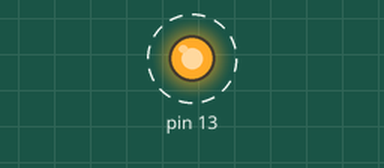
This sketch was run on a simulated Arduino Uno, built with avr-gcc and run on an emulated ATmega328P. Shown: output pins drawn as LEDs (lit = HIGH). Dashed ring = blinking. Random numbers use the default seed unless the sketch sets one.

Above: at 0.2 s.
Timing chart, 0 to 3.0 s (numbered marks = the images above):
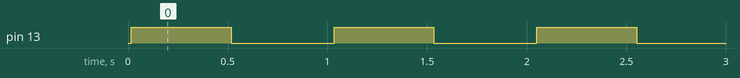

Measured:
- by itself, pin 13: alternates HIGH for 0.50 s and LOW for 0.52 s

The sketch:

cfa_crc_arduino_example.ino
```cpp
/*
 Crystalfontz CFA835 Serial Interfacing Example.

 Hardware connection:
 * Connect the serial RX pin on the Arduino to the serial
     TX pin on the CFA835 (pin 2 on the H1 connector).
 * Connect the serial TX pin on the Arduino to the serial
     RX pin on the CFA835 (pin 1 on the H1 connector).
 * Connect GND on the Arduino to GND on the CFA835 (pin 15
     on the H1 connector, or any of the other GND points).

 See the Arduino manual for the appropriate RX & TX pins
 for your specific board.
 The example below was tested on an Arduino UNO.

 CFA835 Setup:
 The CFA835 serial port needs to be setup for 9600 baud.
 * Plug the CFA835 into your PC's USB port.
 * Run cfTest, and connect to the CFA835
 * Select "Interface Options" in the "Packet Type" list.
 * Enter "\000\047\002" in the Data entry box (no quotes)
     and click the "Send Packet" button. You should see
     a "33 (ack)" "NO DATA" in the Packet Flow list which
     means the CFA835 has now set the new serial port
     options.

*/

#include <SoftwareSerial.h>
#include <util/crc16.h>

//arduino serial pins
#define RX_PIN 8
#define TX_PIN 9

//////////////////////////////

typedef struct
{
  uint8_t   command;
  uint8_t   length;
  uint8_t   data[24];
  uint16_t  crc;
} CFPacket_t;

class CrystalfontzPacketLCD
{
public:
  //vars
  //functions
  CrystalfontzPacketLCD(SoftwareSerial *serialPort);
  void sendPacket(CFPacket_t *packet);
  void writeText(uint8_t x, uint8_t y, char *text, uint8_t length);
  void clearScreen(void);

private:
  //vars
  SoftwareSerial  *port;
  //functions
  uint16_t CRC(uint8_t *ptr, uint16_t len);
};


//////////////////////////////

CrystalfontzPacketLCD::CrystalfontzPacketLCD(SoftwareSerial *serialPort)
{
  //save the serial port
  port = serialPort;
}

void CrystalfontzPacketLCD::sendPacket(CFPacket_t *packet)
{
  //calculate the crc
  packet->crc = CRC((uint8_t*)packet, packet->length+2);

  //send the packet in sections
  port->write(packet->command);
  port->write(packet->length);
  port->write(packet->data, packet->length);
  port->write((uint8_t*)&packet->crc, 2);
}


void CrystalfontzPacketLCD::writeText(uint8_t x, uint8_t y, char *text, uint8_t length)
{
  CFPacket_t  packet;

  //setup the packet
  packet.command = 31;
  packet.length = length + 2;
  packet.data[0] = x;
  packet.data[1] = y;
  memcpy(packet.data + 2, text, length);

  //send the packet
  sendPacket(&packet);
}

void CrystalfontzPacketLCD::clearScreen(void)
{
  CFPacket_t  packet;

  //setup the packet
  packet.command = 6;
  packet.length = 0;

  //send the packet
  sendPacket(&packet);
}

uint16_t CrystalfontzPacketLCD::CRC(uint8_t *data, uint16_t length)
{
  //calculate the CRC for the packet data
  uint16_t crc = 0xFFFF;
  while(length--)
    crc = _crc_ccitt_update(crc, *data++);
  return ~crc;
}

////////////////////////////////////////////

//local variables
SoftwareSerial          *softSerial;
CrystalfontzPacketLCD   *cfPacket;

void setup()
{
  //firmware setup

  //set LED pin as output
  pinMode(13, OUTPUT);

  //setup the serial port pins and SoftwareSerial library
  pinMode(RX_PIN, INPUT);
  pinMode(TX_PIN, OUTPUT);
  softSerial = new SoftwareSerial(RX_PIN, TX_PIN);
  softSerial->begin(9600); //9600 baud

  //setup the crystalfontz packet interface (CFA533, CFA631, CFA633, CFA635, CFA735, CFA835)
  cfPacket = new CrystalfontzPacketLCD(softSerial);

  //init random
  randomSeed(167);
}

void loop()
{
  //the main loop

  //clear the LCD display
  cfPacket->clearScreen();
  //write text to a random location on the LCD display
  cfPacket->writeText(random(20-6), random(4), "CF-LCD", 6);

  //blink the LED
  digitalWrite(13, HIGH);
  delay(500);
  digitalWrite(13, LOW);
  delay(500);
}
```
